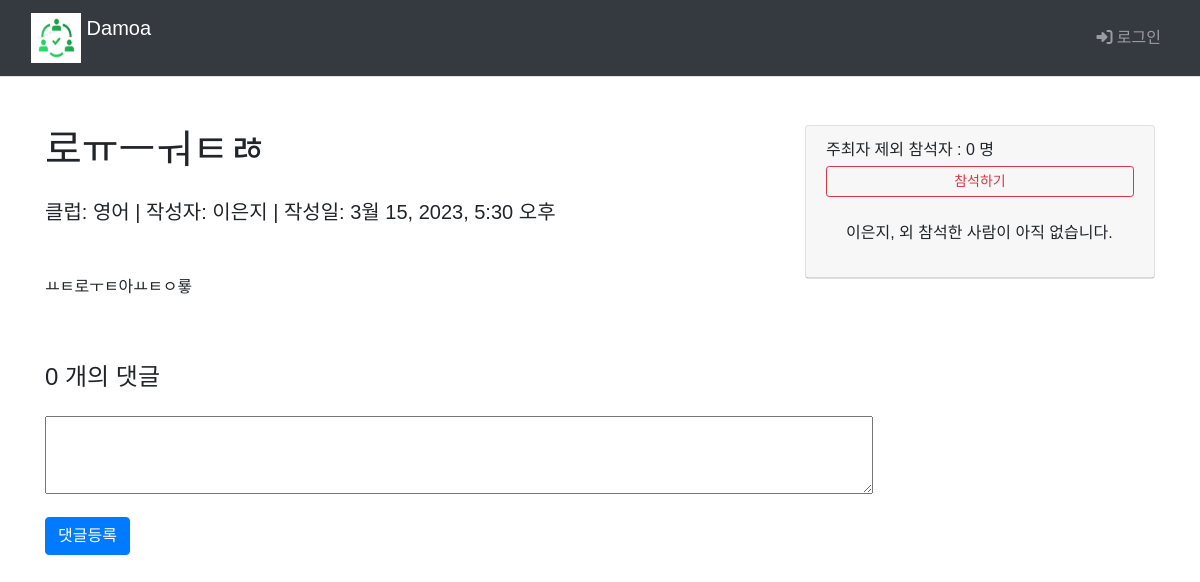
The page /main/board_list/305/ on the database as committed earlier.
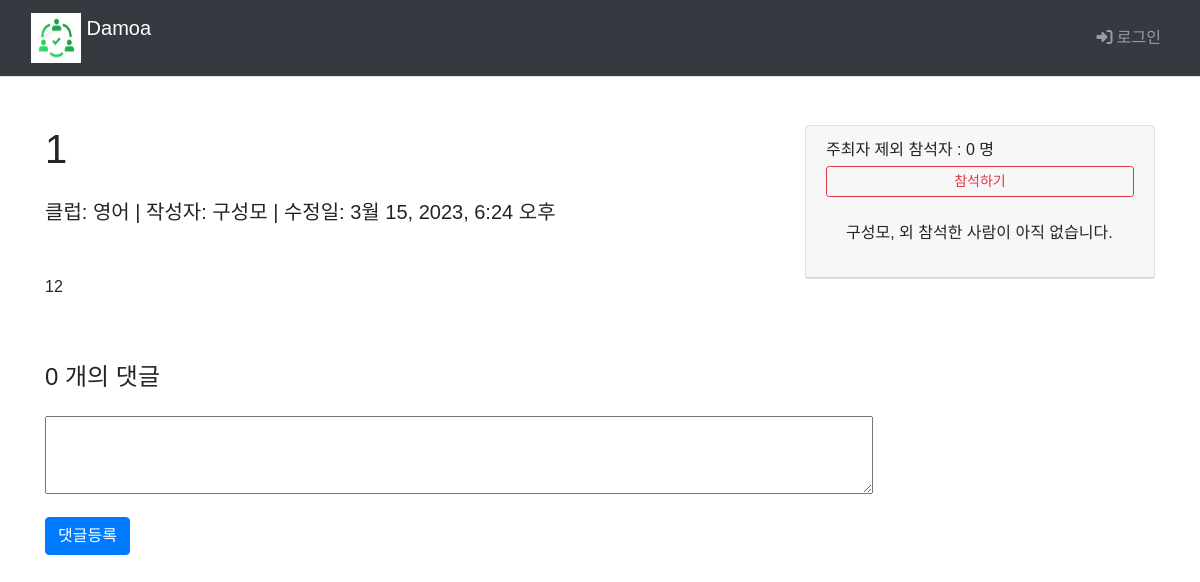
The same page on the database as committed later.
### main/models.py (models this page shows, shortened)
class Board(models.Model):
    club = models.ForeignKey(Club, on_delete=models.CASCADE)
    author = models.ForeignKey(settings.AUTH_USER_MODEL, on_delete=models.CASCADE, default=1, null=True, related_name='author_board')
    subject = models.CharField('제목', max_length = 200,
                               help_text='게시글의 제목을 한 줄로 작성하세요.')
    content = models.TextField('내용', help_text='내용을 상세히 작성하세요.')
    create_date = models.DateTimeField('생성일')
    modify_date = models.DateTimeField(null=True, blank=True)
    voter=models.ManyToManyField(settings.AUTH_USER_MODEL, related_name='voter_board')

class Club(models.Model):
    class category(models.TextChoices):
        from django.utils.translation import gettext_lazy as _
        COOK = 'CK', _('Cook')
        CULTURE = 'CT', _('Culture')
        GAME = 'GA', _('Game')
        LANGUAGE = 'LA', _('Language')
        MUSIC = 'MU', _('Music')
        OUTDOOR = 'OD', _('Outdoor')
        SPORTS = 'SP', _('Sports')
    category = models.CharField(
        max_length=10,
        choices = category.choices,
        null=True
    )
    name=models.TextField('클럽이름')

### common/models.py (models this page shows)
class CustomUser(AbstractBaseUser, PermissionsMixin) :
    email = models.EmailField(blank=True, unique=True, default='')
    username = models.CharField(max_length = 15, unique=True)
    name = models.CharField(max_length=15)
    age = models.IntegerField()
    ad = models.CharField(max_length=50)
    is_active = models.BooleanField(default=True)
    is_superuser = models.BooleanField(default=True)
    is_staff = models.BooleanField(default=True)
    date_joined = models.DateTimeField(default=timezone.now)
    last_login = models.DateTimeField(blank=True, null=True)
    objects = CustomUserManager()
    USERNAME_FIELD = 'username'
    REQUIRED_FIELD = ['name']
    class Meta :
        ordering = ['-date_joined']
        verbose_name = 'User'
        verbose_name_plural = 'User'

### main/views.py (the view)
# urls.py: path('main/board_list/<int:board_id>/', views.detail, name='detail'),
def detail(request, board_id):
    board=get_object_or_404(Board, pk=board_id)
    context={'board':board}
    return render(request, 'main/board_detail.html',context)

### templates/main/board_detail.html (shortened to what this page needs)
{% extends 'base.html' %}
{% block content %}
  <div class="container py-5">
    <div class="row">
      <div class="col-lg-8">
        <h1 class="mb-4">
          {{ board.subject }}</h1>
        <div class="lead mb-5">
          클럽:
          {{ board.club.name }}
          | 작성자:
          {{ board.author.name }}
          {% if board.modify_date %}
            | 수정일:
            {{ board.modify_date }}
            {%else%}
            | 작성일:
            {{ board.create_date }}
          {% endif %}
        </div>
        <p>{{ board.content }}</p>
        <div class="row">
          <div class="col-lg-12">
            <h4 class="mt-5 mb-4">{{board.reply_set.count}}
              개의 댓글</h4>
          </div>
        </div>
        <form action="{%url 'main:reply_create' board.id%}" method="post">
          <div class="form-group">
            <textarea name="content" id="content" cols="87%" rows="3"></textarea>
          </div>
          <input type="submit" value="댓글등록" class="btn btn-primary">
        </form>
      </div>
      <div class="col-lg-4">
        <div class="card">
          <div class="card-header">
            주최자 제외 참석자 :
            {{board.voter.count}}
            명
            {%if request.user in board.voter.all %}
              <a href="#" data-uri="{%url 'main:vote_board' board.id %}" class="recommend1 btn btn-sm btn-outline-danger btn-block my-1">참석취소</a>
              {%else%}
              <a href="#" data-uri="{%url 'main:vote_board' board.id %}" class="recommend btn btn-sm btn-outline-danger btn-block my-1">참석하기</a>
              {%endif%}
              <div class="card-body">
                {{board.author.name}},
                {% for voter in board.voter.all %}
                  {{ voter.name }}
                  {% if not forloop.last %},
                  {% endif %}
                  {% empty %}
                  외 참석한 사람이 아직 없습니다.
                {% endfor %}
              </div>
            </div>
          </div>
        </div>
      </div>
    {% endblock %}

Rows that differ between the two databases and show on the page:
changed Board "영어": subject "로ㅠㅡㅝㅌㅀ" → "1"; author.name "이은지" → "구성모"; modify_date (not shown) → "3월 15, 2023, 6:24 오후"; content "ㅛㅌ로ㅜㅌ아ㅛㅌㅇ룧" → "12"; create_date "3월 15, 2023, 5:30 오후" → (not shown)
Other text that changed with them:
text no longer shown: "| 작성일:"
text now shown: "| 수정일:"
